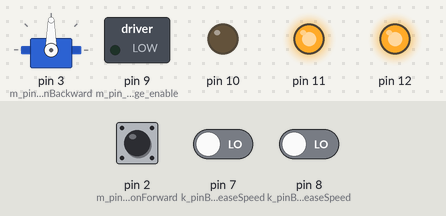
A sketch run on a simulated Arduino Uno, built with avr-gcc and run on an emulated ATmega328P. Shown: servo, switched loads named in the sketch (green lamp = pin HIGH), output pins drawn as LEDs (lit = HIGH). The inputs (shaded band) are chosen by the test bench; at power-on: pin 2 (m_pin_hbridge_directionForward) LOW, pin 7 (k_pinBtnDecreaseSpeed) LOW, pin 8 (k_pinBtnIncreaseSpeed) LOW. What the sketch prints to the serial monitor is not drawn.

Above: at 1.2 s.
1.3 s: pin 2 (m_pin_hbridge_directionForward) pulsed HIGH 5 times (0.12 s each, 0.3 s apart)
At 1.87 s:
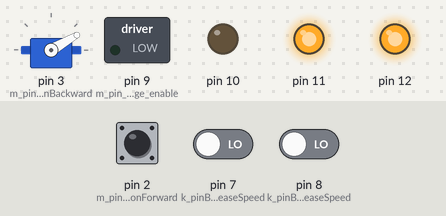
Timing chart, 0 to 10.6 s (numbered marks = the images above; inputs shaded):
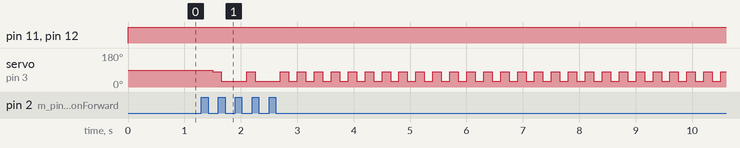

The sketch:

Skeletron.ino
```cpp
/*
 Name:		Skeletron.ino
 Created:	6/14/2018 8:54:11 PM
 Author:	Petre-Daniel
*/

// the setup function runs once when you press reset or power the board

#include <Servo.h>
#include <Arduino.h>

#include "src/Core/Components/Lights/LED.h"
#include "src/Skeleton.h"

Skeleton* k_skeleton;
LED* k_led;

Servo* k_myServo;
const uint8_t potPin = A0;
int potVal;

void setup() {
	Serial.begin(9600);
	k_skeleton = new Skeleton();

	k_myServo = new Servo();
}

// the loop function runs over and over again until power down or reset
void loop() {
	k_skeleton->Update();

	//pinMode(potPin, OUTPUT);
	//potVal = analogRead(potPin);

	//int angle = map(potVal, 0, 1023, 0, 179);
	//Serial.print("angle: ");
	//Serial.println(angle);

	//k_myServo->attach(3);
	//k_myServo->write(angle);
	//delay(15);
}
```

Button.cpp
```cpp
#include "Button.h"

#include <Arduino.h>

Button::Button(uint8_t pin)
{
	m_pressState = 0;
	m_previousPressState = 0;

	m_pin = pin;
	pinMode(m_pin, INPUT);
}

Button::~Button()
{
}

void Button::Update()
{
	m_pressState = digitalRead(m_pin);

	if (IsPressed())
	{
		// it was pressed earlier and still holding
		if (WasPressed())
		{
			OnButtonHoldEvent();
		}
		// it was just pressed
		else
		{
			OnButtonDownEvent();
		}
	}
	else
	{
		// if it was pressed earlier and not it isn't it was just released
		if (WasPressed())
		{
			OnButtonUpEvent();
			OnButtonClickEvent();
		}
	}

	m_previousPressState = m_pressState;
}

void Button::RegisterGeneralObserver(IButtonObserver* observer)
{
	if (m_buttonObserver)
	{
		m_buttonObserver = observer;
	}
}

void Button::OnButtonClickEvent()
{
	if (m_buttonObserver)
	{
		m_buttonObserver->OnButtonClick(m_pin);
	}
}

void Button::OnButtonDownEvent()
{
	if (m_buttonObserver)
	{
		m_buttonObserver->OnButtonDown(m_pin);
	}
}

void Button::OnButtonUpEvent()
{
	if (m_buttonObserver)
	{
		m_buttonObserver->OnButtonUp(m_pin);
	}
}

void Button::OnButtonHoldEvent()
{
	if (m_buttonObserver)
	{
		m_buttonObserver->OnButtonHold(m_pin);
	}
}

bool Button::IsPressed() { return m_pressState; }
bool Button::WasPressed() { return m_previousPressState; }
```

Button.h
```cpp
#pragma once

#include <stdint.h>

class Button;
class SwitchButton;

class IButtonObserver
{
	friend Button;
public:
	IButtonObserver() {};

private:
	virtual void OnButtonClick(uint32_t buttonId) = 0;
	virtual void OnButtonDown(uint32_t buttonId) = 0;
	virtual void OnButtonHold(uint32_t buttonId) = 0;
	virtual void OnButtonUp(uint32_t buttonId) = 0;
};

class Button
{

public:
	Button(uint8_t inputPin);
	~Button();

	virtual void Update();

	bool IsPressed();
	bool WasPressed();

	void RegisterGeneralObserver(IButtonObserver* observer);

protected:
	virtual void OnButtonClickEvent();
	virtual void OnButtonDownEvent();
	virtual void OnButtonUpEvent();
	virtual void OnButtonHoldEvent();

private:
	Button(const Button& rhs);


protected:
	uint8_t	m_pin;

	int m_pressState;
	int m_previousPressState;

	IButtonObserver* m_buttonObserver;
};
```

SwitchButton.cpp
```cpp
#include "SwitchButton.h"

#include <Arduino.h>

SwitchButton::SwitchButton(uint8_t inputPin)
	: Button(inputPin)
	, m_isSwitchedOn(false)
{
}

SwitchButton::~SwitchButton()
{
}

void SwitchButton::RegisterSwitchObserver(ISwitchButtonObserver * observer)
{
	m_switchButtonObserver = observer;
}

bool SwitchButton::IsSwitchedOn()
{
	return m_isSwitchedOn;
}

void SwitchButton::OnButtonClickEvent()
{
	Button::OnButtonClickEvent();

	m_isSwitchedOn = !m_isSwitchedOn;

	if (m_switchButtonObserver)
	{
		if (IsSwitchedOn())
		{
			m_switchButtonObserver->OnSwitchOn(m_pin);
		}
		else
		{
			m_switchButtonObserver->OnSwitchOff(m_pin);
		}
	}
}
```

SwitchButton.h
```cpp
#pragma once

#include "Button.h"

class ISwitchButtonObserver
	//: public IButtonObserver
{
	friend SwitchButton;
public:
	ISwitchButtonObserver() {};

private:
	virtual void OnSwitchOn(uint32_t buttonId) = 0;
	virtual void OnSwitchOff(uint32_t buttonId) = 0;
};

class SwitchButton : public Button
{
public:
	SwitchButton(uint8_t inputPin);
	~SwitchButton();

	void RegisterSwitchObserver(ISwitchButtonObserver* observer);

	bool IsSwitchedOn();

private:
	void OnButtonClickEvent() override;

	ISwitchButtonObserver* m_switchButtonObserver;

	bool m_isSwitchedOn;
};
```

LED.cpp
```cpp
#include "LED.h"

#include <Arduino.h>

LED::LED(uint8_t powerPin)
	: m_powerPin(powerPin)
	, m_isTurnedOn(false)
{
	pinMode(m_powerPin, OUTPUT);
}

LED::~LED()
{
}

void LED::TurnOn()
{
	digitalWrite(m_powerPin, 1);
	m_isTurnedOn = true;
}

void LED::TurnOff()
{
	digitalWrite(m_powerPin, 0);
	m_isTurnedOn = false;
}

bool LED::IsTurnedOn()
{
	return m_isTurnedOn;
}
```

LED.h
```cpp
#pragma once

#include <stdint.h>

/**
 * Simplest type of LED
 */
class LED
{
public:
	LED(uint8_t powerPin);
	virtual ~LED();


	// inherited
	void TurnOn();
	void TurnOff();

	bool IsTurnedOn();

protected:
	uint8_t m_powerPin;
	bool m_isTurnedOn;
};
```

HBridge.h
```cpp
#pragma once

#include <stdint.h>

struct HBridge_L293D
{
	/**
	 *                _______
	 *  Enable 1  1 -|  |u|  |- 16 Vcc 2
	 *  Input A1  2 -|       |- 15 Input B1
	 * Output A1  3 -|       |- 14 Output B1
	 *       GND  4 -|       |- 13 GND
	 *       GND  5 -|       |- 12 GND
	 * Output A2  6 -|       |- 11 Output B2
	 *  Input A2  7 -|       |- 10 Input B2
     *     Vcc 1  8 -|__|o|__|-  9 Enable 2
	 *
	 */

	struct Pins
	{
		uint8_t enable; //pin 1 9
		uint8_t input1; //pin 2 10
		uint8_t input2; //pin 7 15
	};

	Pins device1;
	Pins device2;
};
```

Motor.cpp
```cpp
#include "Motor.h"

#include <Arduino.h>

Motor::Motor()
	: m_direction(MOTOR_DIRECTION_FORWARD)
	, m_speed(0)
	, m_isEnabled(false)
{}

Motor::~Motor()
{}

void Motor::Update()
{
	if (IsEnabled())
	{
		if (m_direction == MOTOR_DIRECTION_FORWARD)
		{
			digitalWrite(m_pin_hbridge_directionForward, HIGH);
			digitalWrite(m_pin_hbridge_directionBackward, LOW);
		}
		else
		{
			digitalWrite(m_pin_hbridge_directionForward, LOW);
			digitalWrite(m_pin_hbridge_directionBackward, HIGH);
		}

		analogWrite(m_pin_hbridge_enable, m_speed);
		//Serial.print("Speed: ");
		//Serial.print(m_speed);
		//Serial.print("\n");
	}
}

void Motor::SetDirection(const MotorDirection direction) { m_direction = direction; }
void Motor::SetSpeed(const uint32_t speed) { m_speed = speed; }
bool Motor::IsEnabled() { return m_isEnabled; }

void Motor::Enable() { m_isEnabled = true; }

void Motor::Disable()
{
	analogWrite(m_pin_hbridge_enable, 0);
	m_isEnabled = false;
}

void Motor::AssignHBridge(uint8_t enablePin, uint8_t directionPin2, uint8_t directionPin7)
{
	m_pin_hbridge_enable = enablePin;
	m_pin_hbridge_directionForward = directionPin2;
	m_pin_hbridge_directionBackward = directionPin7;

	pinMode(m_pin_hbridge_enable, OUTPUT);
	pinMode(m_pin_hbridge_directionForward, OUTPUT);
	pinMode(m_pin_hbridge_directionBackward, OUTPUT);
}
```

Motor.h
```cpp
#pragma once

#include <stdint.h>

class Motor
{
public:
	enum MotorDirection
	{
		MOTOR_DIRECTION_FORWARD,
		MOTOR_DIRECTION_BACKWARD
	};

public:
	Motor();
	~Motor();

	void Update();

	void SetDirection(const MotorDirection direction);
	void SetSpeed(const uint32_t m_motorSpeed);

	bool IsEnabled();

	void Enable();
	void Disable();

	// ToDo 2PD: Create a struct for H-Bridge
	void AssignHBridge(uint8_t enablePin, uint8_t directionPin2, uint8_t directionPin7);

private:
	MotorDirection m_direction;
	uint32_t m_speed;
	bool m_isEnabled;

	////////////////////////
	/// H-Bridge pins //////
	////////////////////////

	// used to PWM the motor, change the speed
	uint8_t m_pin_hbridge_enable = 9;

	/**
	* Used to change direction of the motor
	* These pins should be set as oposite from each other
	* If both pins are HIGH or LOW, the motor will stop spinning
	*/
	uint8_t m_pin_hbridge_directionForward = 2;
	uint8_t m_pin_hbridge_directionBackward = 3;
};
```

Skeleton.cpp
```cpp
#include "Skeleton.h"

#include "Core/Components/Lights/LED.h"
#include "Core/Components/Motors/HBridge.h"
#include "Core/Components/Motors/Motor.h"

#include <Arduino.h>
#include <Servo.h>

Servo* myServo;
Motor* k_motor;

const uint8_t k_pinBtnStartStop = 2;
const uint8_t k_pinBtnDecreaseSpeed = 7;
const uint8_t k_pinBtnIncreaseSpeed = 8;

Skeleton::Skeleton()
{
	m_delay= 150;
	m_isEnabled = false;

	SetupEyes();
	SetupMouth();
	SetupButtons();
}

void Skeleton::SetupEyes()
{

	m_LEDLeftEye_red = new LED(12);
	m_LEDRightEye_red = new LED(11);
	//m_LEDLeftEye_green = new LED(8);
	//m_LEDRightEye_green = new LED(4);

	myServo = new Servo();
	myServo->attach(3);
}

void Skeleton::SetupMouth()
{
	HBridge_L293D HBridge;

	// used to PWM the motor, change the speed
	HBridge.device1.enable = 11;

	/**
	* Used to change direction of the motor
	* These pins should be set as oposite from each other
	* If both pins are HIGH or LOW, the motor will stop spinning
	*/
	HBridge.device1.input1 = 10;
	HBridge.device1.input2 = 9;
	k_motor = new Motor();
	k_motor->AssignHBridge(HBridge.device1.enable, HBridge.device1.input1, HBridge.device1.input2);
	k_motor->SetSpeed(100);
	k_motor->Enable();
}

void Skeleton::SetupButtons()
{
	m_buttonDecreaseSpeed = new Button(k_pinBtnDecreaseSpeed);
	m_buttonIncreaseSpeed = new Button(k_pinBtnIncreaseSpeed);
	m_buttonStartStop = new SwitchButton(k_pinBtnStartStop);

	m_buttonDecreaseSpeed->RegisterGeneralObserver(this);
	m_buttonIncreaseSpeed->RegisterGeneralObserver(this);
	m_buttonStartStop->RegisterGeneralObserver(this);
	m_buttonStartStop->RegisterSwitchObserver(this);
}

Skeleton::~Skeleton()
{

}

void Skeleton::Update()
{
	m_buttonDecreaseSpeed->Update();
	m_buttonIncreaseSpeed->Update();
	m_buttonStartStop->Update();

	static bool red = true;
	static bool open = true;
	if (red)
	{
		TurnOffGreenEyes();
		TurnOnRedEyes();
	}
	else
	{
		TurnOffRedEyes();
		TurnOnGreenEyes();
	}

	//Serial.print(m_servoValue1);
	//Serial.print(" - ");
	//Serial.print(m_servoValue2);
	//Serial.println("");

	if (m_isEnabled)
	//if (true)
	{
		if (open)
		{
			myServo->write(80);
		}
		else
		{
			myServo->write(30);
		}
		open = !open;
	}
	else
	{

	}


	delay(m_delay);
	//delay(100);
}

void Skeleton::TurnOnRedEyes()
{
	m_LEDLeftEye_red->TurnOn();
	m_LEDRightEye_red->TurnOn();
}

void Skeleton::TurnOnGreenEyes()
{

	m_LEDLeftEye_green->TurnOn();
	m_LEDRightEye_green->TurnOn();
}

void Skeleton::TurnOffRedEyes()
{
	m_LEDLeftEye_red->TurnOff();
	m_LEDRightEye_red->TurnOff();
}

void Skeleton::TurnOffGreenEyes()
{

	m_LEDLeftEye_green->TurnOff();
	m_LEDRightEye_green->TurnOff();
}

void Skeleton::OnButtonClick(uint32_t buttonId)
{
	Serial.print(buttonId);
	if (buttonId == k_pinBtnDecreaseSpeed)
	{
		m_delay += 50;
	}
	else if (buttonId == k_pinBtnIncreaseSpeed)
	{
		if (m_delay >= 150)
		{
			m_delay -= 50;
		}
	}
}

void Skeleton::OnSwitchOn(uint32_t buttonId)
{
	Serial.print(buttonId);
	if (buttonId == k_pinBtnStartStop)
	{
		m_isEnabled = true;
	}
}

void Skeleton::OnSwitchOff(uint32_t buttonId)
{
	Serial.print(buttonId);
	if (buttonId == k_pinBtnStartStop)
	{
		m_isEnabled = false;
	}
}

void Skeleton::OnButtonDown(uint32_t buttonId)
{

}

void Skeleton::OnButtonHold(uint32_t buttonId)
{

}

void Skeleton::OnButtonUp(uint32_t buttonId)
{

}
```

Skeleton.h
```cpp
#pragma once

#include "Core/Components/Buttons/Button.h"
#include "Core/Components/Buttons/SwitchButton.h"

class LED;

class Skeleton
	: public IButtonObserver
	, public ISwitchButtonObserver
{
public:
	Skeleton();
	~Skeleton();

	void SetupEyes();
	void SetupMouth();
	void SetupButtons();

	void TurnOnRedEyes();
	void TurnOnGreenEyes();

	void TurnOffRedEyes();
	void TurnOffGreenEyes();

	void Update();
private:
	void OnButtonClick(uint32_t buttonId) override final;
	void OnButtonDown(uint32_t buttonId) override final;
	void OnButtonHold(uint32_t buttonId) override final;
	void OnButtonUp(uint32_t buttonId) override final;

	void OnSwitchOn(uint32_t buttonId) override final;
	void OnSwitchOff(uint32_t buttonId) override final;

private:
	uint8_t m_delay;
	bool m_isEnabled;

	LED* m_LEDLeftEye_red;
	LED* m_LEDLeftEye_green;
	LED* m_LEDRightEye_red;
	LED* m_LEDRightEye_green;

	Button* m_buttonIncreaseSpeed;
	Button* m_buttonDecreaseSpeed;
	SwitchButton* m_buttonStartStop;
};
```

Measured:
- after the input at 1.3 s, servo on pin 3 (m_pin_hbridge_directionBackward): goes 80° 0.15 s, 30° 0.45 s, 80° 0.15 s, 30° 0.45 s, 26 × (80° 0.15 s, 30° 0.15 s), then 80°, starting after 0.20 s
